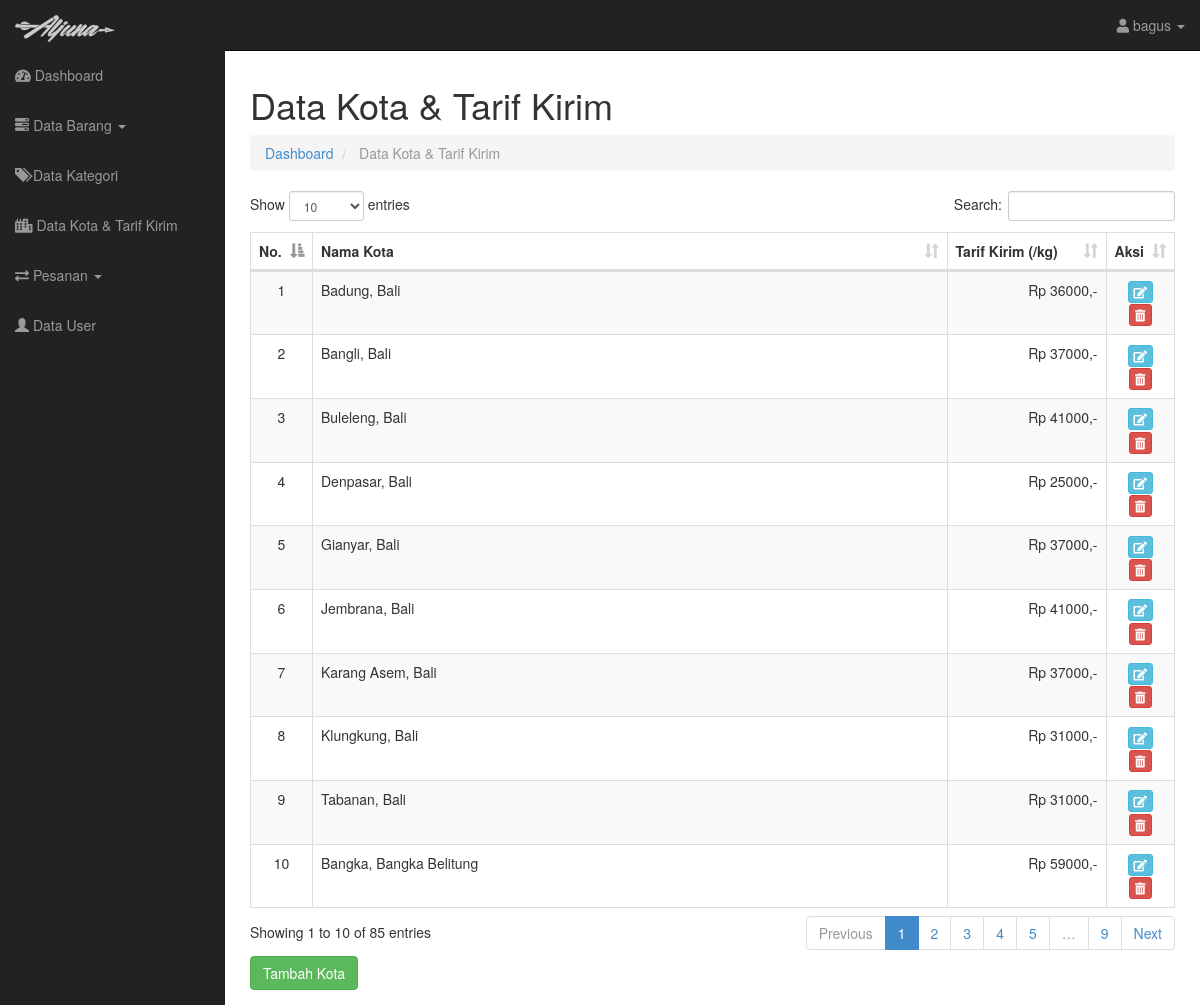
The page /aljuna_web/index.php?page=kota (signed in) on the database its author committed.
### tables this page shows
CREATE TABLE `tb_kota` (
  `id_kota` int(11) NOT NULL,
  `kota` varchar(50) NOT NULL,
  `tarif` int(11) NOT NULL
);

### aljuna_web/models/m_kota.php (called while the page is built, shortened)
<?php
class Kota {
    private $mysqli;
    function __construct($conn)
    {
        $this->mysqli = $conn;
    }
    public function tampil($id_kota = null) {
        $db = $this->mysqli->conn;
        $sql = "SELECT * FROM tb_kota ";
        $query = $db->query($sql) or die ($db->error);
        return $query;
    }
}
?>

### aljuna_web/views/kota.php (the view, shortened to what this page needs)
<?php
if (@$_GET['act'] == '') {
    ?>
<div class="row">
    <div class="col-lg-12">
        <h1>Data Kota & Tarif Kirim
        </h1>
        <ol class="breadcrumb">
            <li>
                <a href="index.php">
                    <i class="icon-dashboard"></i> Dashboard</a>
            </li>
            <li class="active">
                <i class="icon-file-alt"></i> Data Kota & Tarif Kirim</li>
        </ol>
    </div>
</div>
<div class="row">
    <div class="col-lg-12">
        <div class="table-responsive">
            <table class="table table-bordered table-hover table-striped" id="datatables">
                <thead>
                    <tr>
                        <th width="5px">No.</th>
                        <th>Nama Kota</th>
                        <th width="120px">Tarif Kirim (/kg)</th>
                        <th width="5px">Aksi</th>
                    </tr>
                </thead>
                <tbody>
                    <?php
                    $no = 1;
                    $tampil = $kota->tampil();
                    while ($data = $tampil->fetch_object()) {
                        ?>
                    <tr>
                        <td align="center">
                            <?php echo $no++; ?>
                        </td>
                        <td>
                            <?php echo $data->kota; ?>
                        </td>
                        <td align="right">
                            Rp <?php echo $data->tarif; ?>,-
                        </td>
                        <td align="center">
                            <a id="edit_kota" data-toggle="modal" data-target="#edit" data-id_kota="<?php echo $data->id_kota; ?>"
                                data-kota="<?php echo $data->kota; ?>" data-tarif="<?php echo $data->tarif; ?>"
                                <button class="btn btn-info btn-xs"><i class="fa fa-edit"></i></button> </a>
                            <a href="?page=kota&act=del&id_kota=<?php echo $data->id_kota; ?>" onclick="return confirm('Yakin akan menghapus data ini?')">
                                <button class="btn btn-danger btn-xs">
                                    <i class="fas fa-trash-alt"></i></button> </a>
                        </td>
                    </tr>
                    <?php
                } ?>
                </tbody>
            </table>
        </div>
        <button type="button" class="btn btn-success" data-toggle="modal" data-target="#tambah"> Tambah Kota</button>
    </div>
</div>
<?php
} else if (@$_GET['act'] == 'del') {
    $kota->hapus($_GET['id_kota']);
    header("location: ?page=kota");
}
?>

### aljuna_web/assets/css/sb-admin.css (style rules this page uses)
body { margin-top: 50px; }

### rows shown on the page
tb_kota: kota "Badung, Bali", tarif "36000"
tb_kota: kota "Bangli, Bali", tarif "37000"
tb_kota: kota "Buleleng, Bali", tarif "41000"
tb_kota: kota "Denpasar, Bali", tarif "25000"
tb_kota: kota "Gianyar, Bali", tarif "37000"
tb_kota: kota "Jembrana, Bali", tarif "41000"
tb_kota: kota "Karang Asem, Bali", tarif "37000"
tb_kota: kota "Klungkung, Bali", tarif "31000"
tb_kota: kota "Tabanan, Bali", tarif "31000"
tb_kota: kota "Bangka, Bangka Belitung", tarif "59000"

### other values the page prints
$_SESSION["id_user"] "bagus"
